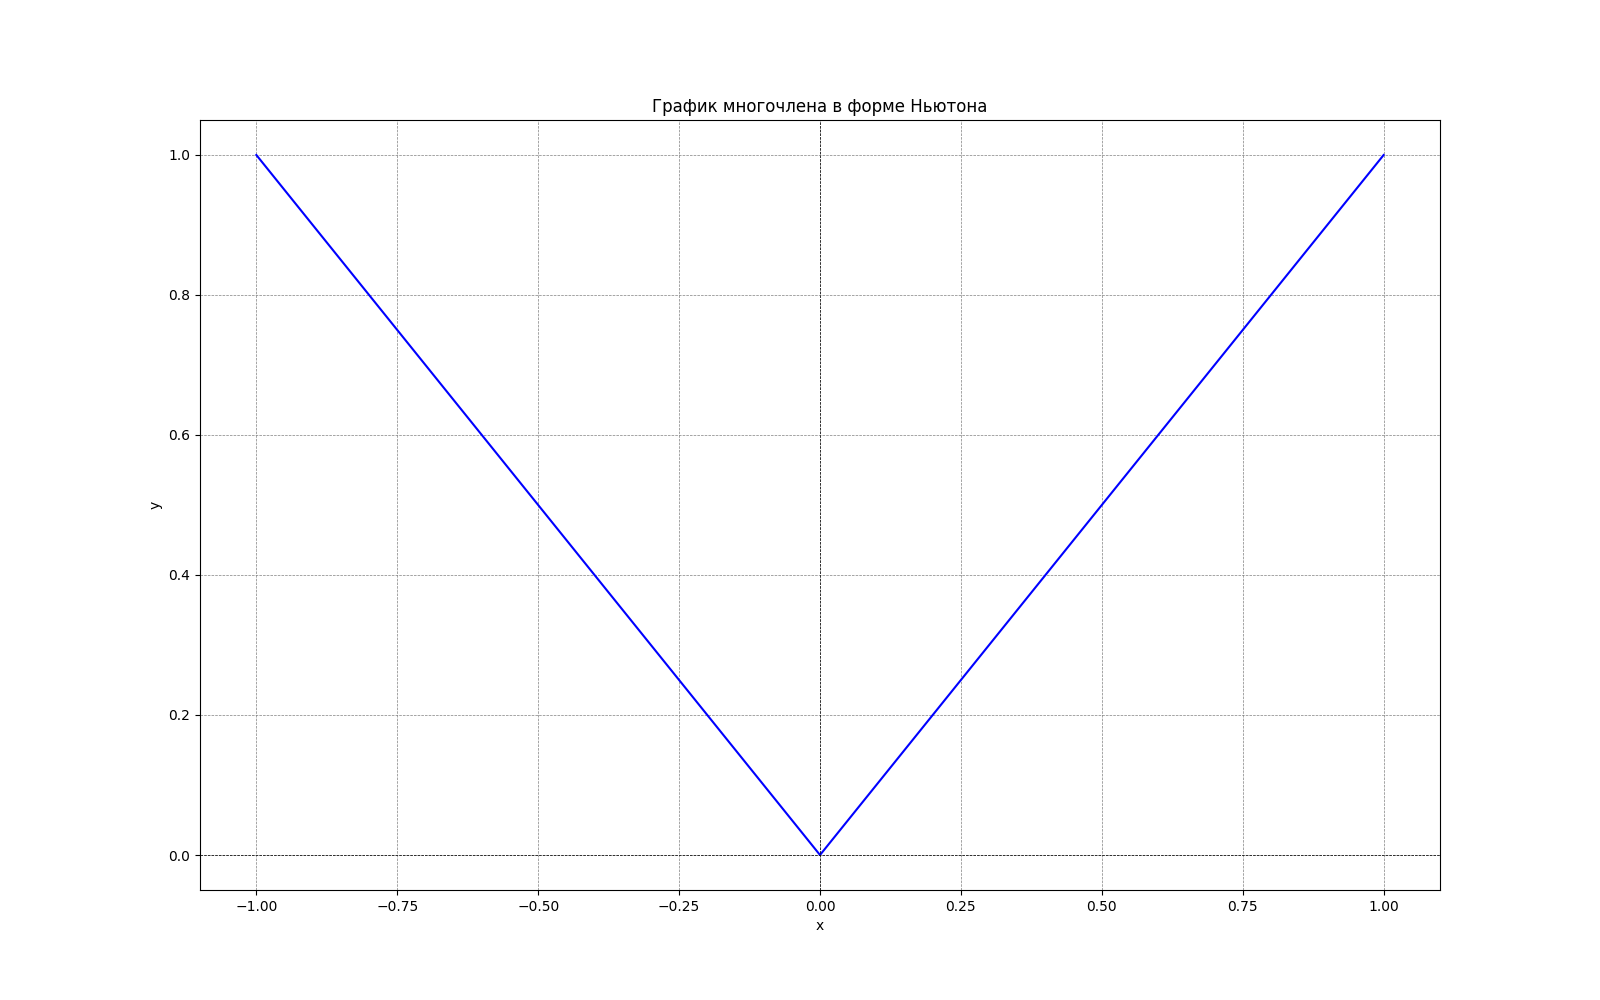

This chart was generated by the following Python code:
import numpy as np
import sympy as sp
import matplotlib.pyplot as plt

l = -1
r = 1
n = 10 # количество интервалов
# 10 интервалов -> 11 точек
# точки: x0, x1, ... x10

def calc_delta(h, k):
    sum = 0
    for i in range(k + 1):
        mult = 1
        for j in range(k + 1):
            if i == j:
                continue
            else: 
                mult *= (l + i * h) - (l + j * h) #(x_i - x_j)
        sum += abs(l + i * h) / mult
    
    return sum
    
def build_polynomial(h):
    x = sp.Symbol("x")
    f = abs(l)
    for k in range(1, n + 1):
        coef = calc_delta(h, k)
        big_mult = 1
        for i in range(k):
            mult = (x - (l + i * h))
            big_mult *= mult
        f += coef * big_mult

    f = sp.expand(f)
    print(f)
    return sp.lambdify(x, f, 'numpy')

def draw_func(polynomial):
    x = np.linspace(1*l, 1*r, n+1)
    y = polynomial(x)
    plt.figure(figsize=(16, 10))  
    plt.plot(x, y, color='blue')  
    plt.title('График многочлена в форме Ньютона')  
    plt.xlabel('x')  
    plt.ylabel('y')  
    plt.axhline(0, color='black',linewidth=0.5, ls='--')  # Горизонтальная линия y=0
    plt.axvline(0, color='black',linewidth=0.5, ls='--')  # Вертикальная линия x=0
    plt.grid(color = 'gray', linestyle = '--', linewidth = 0.5)  # Сетка
    plt.savefig('newton.png')
    

def main():
    h = (abs(l) + abs(r)) / n

    x = sp.Symbol("x")
    f = str((abs(l)))
    coef = -1
    mult = str((x - l))
    f += str(coef) + "*" + "(" + mult + ")"
    #print(f)
    f = sp.sympify(f)
    #print(f.subs(x, 5))


    polynomial = build_polynomial(h)
    draw_func(polynomial)

if __name__ == "__main__":
    main()